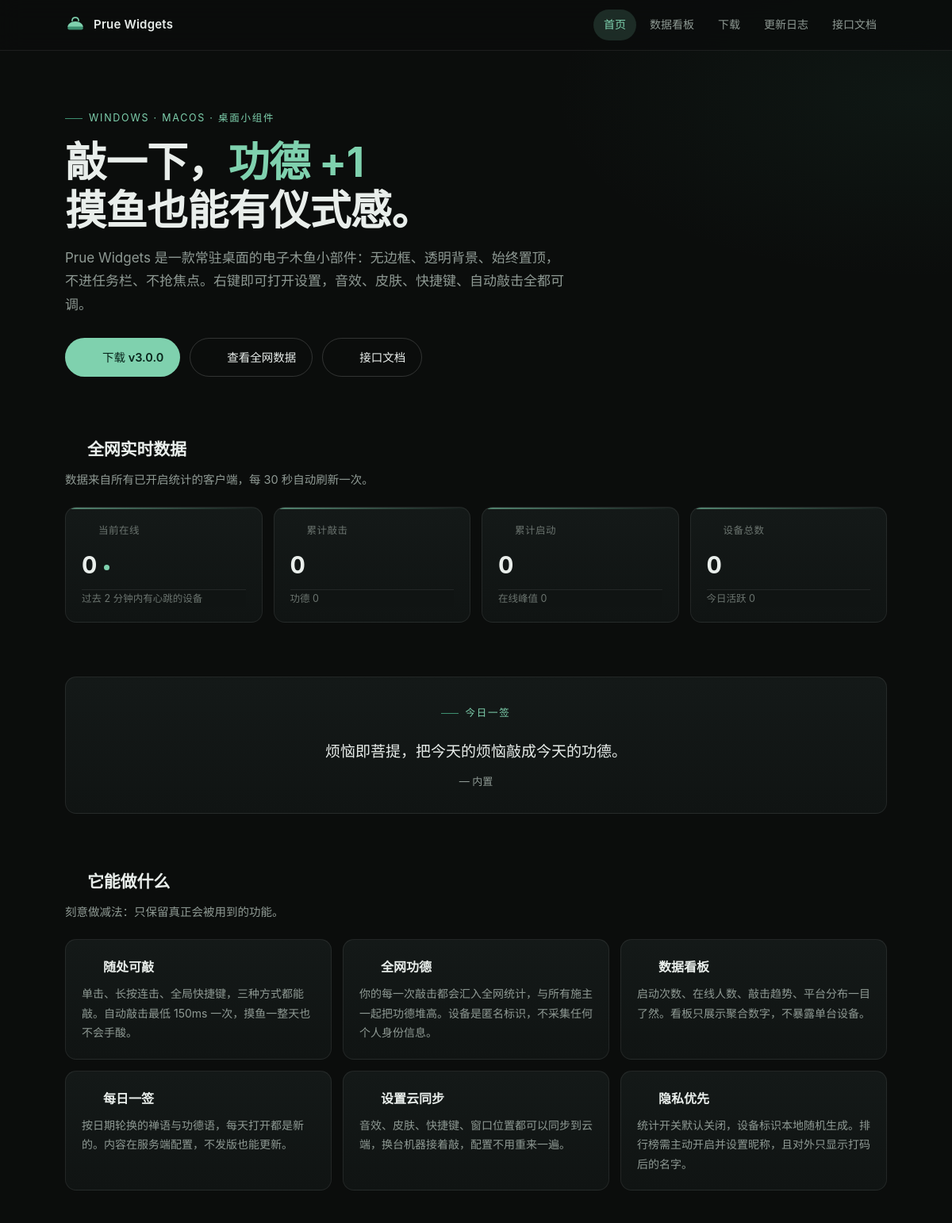
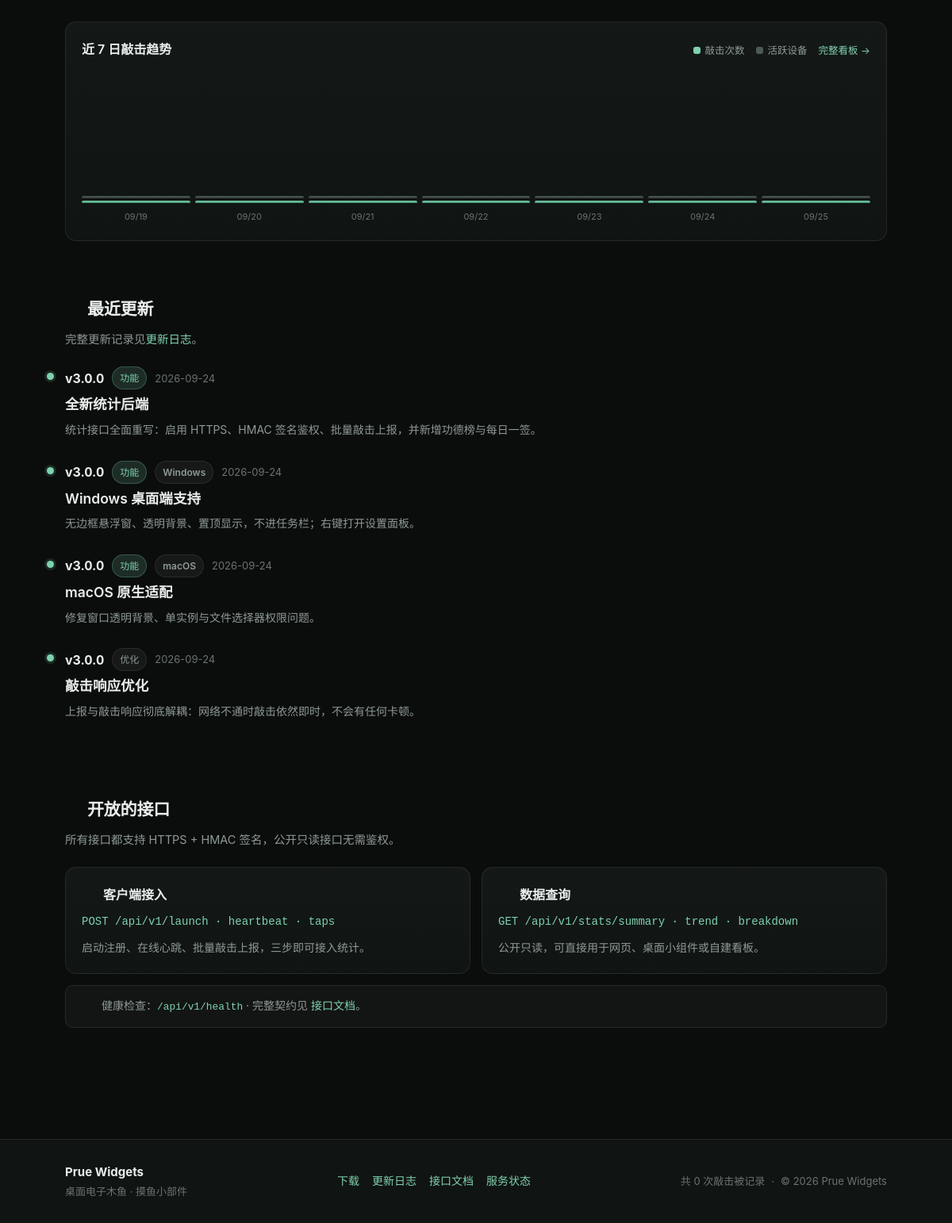
The page / on the database its author committed (2 pictures, top to bottom).
### tables this page shows
CREATE TABLE IF NOT EXISTS `app_releases` (
  `id` INT UNSIGNED NOT NULL AUTO_INCREMENT,
  `app_id` INT UNSIGNED NOT NULL,
  `platform` VARCHAR(16) NOT NULL COMMENT 'windows/macos/android/ios',
  `channel` VARCHAR(16) NOT NULL DEFAULT 'release' COMMENT 'release/beta',
  `version` VARCHAR(24) NOT NULL,
  `build_number` VARCHAR(24) NOT NULL DEFAULT '',
  `build_signature` VARCHAR(64) NOT NULL DEFAULT '',
  `appbuild` DATE NULL,
  `installer_store` VARCHAR(64) NOT NULL DEFAULT '' COMMENT '分发渠道，如 官网 / App Store',
  `newlog` TEXT COMMENT '该版本的更新说明',
  `download_url` VARCHAR(255) NOT NULL DEFAULT '',
  `file_size` BIGINT UNSIGNED NULL,
  `file_hash` VARCHAR(128) NOT NULL DEFAULT '' COMMENT 'sha256:xxxx',
  `min_supported_version` VARCHAR(24) NOT NULL DEFAULT '' COMMENT '低于此版本强制升级',
  `force_upgrade` TINYINT NOT NULL DEFAULT 0,
  `is_latest` TINYINT NOT NULL DEFAULT 0 COMMENT '同平台同渠道唯一',
  `published_at` DATETIME NOT NULL,
  `created_at` DATETIME NOT NULL,
  `updated_at` DATETIME NOT NULL,
  PRIMARY KEY (`id`),
  UNIQUE KEY `uk_release` (`app_id`,`platform`,`channel`,`version`),
  KEY `idx_latest` (`app_id`,`platform`,`channel`,`is_latest`)
);

CREATE TABLE IF NOT EXISTS `blessings` (
  `id` INT UNSIGNED NOT NULL AUTO_INCREMENT,
  `category` VARCHAR(24) NOT NULL DEFAULT 'zen' COMMENT 'zen 禅语 / merit 功德 / humor 摸鱼',
  `content` VARCHAR(255) NOT NULL,
  `source` VARCHAR(64) NOT NULL DEFAULT '',
  `weight` SMALLINT NOT NULL DEFAULT 1,
  `status` TINYINT NOT NULL DEFAULT 1,
  `created_at` DATETIME NOT NULL,
  PRIMARY KEY (`id`),
  KEY `idx_cat` (`category`,`status`)
);

CREATE TABLE IF NOT EXISTS `changelog_entries` (
  `id` INT UNSIGNED NOT NULL AUTO_INCREMENT,
  `app_id` INT UNSIGNED NOT NULL DEFAULT 0 COMMENT '0=全局',
  `release_id` INT UNSIGNED NULL,
  `version` VARCHAR(24) NOT NULL DEFAULT '',
  `platform` VARCHAR(16) NOT NULL DEFAULT 'all',
  `channel` VARCHAR(16) NOT NULL DEFAULT 'release',
  `kind` VARCHAR(12) NOT NULL DEFAULT 'feature' COMMENT 'feature/fix/improve/notice/breaking',
  `title` VARCHAR(128) NOT NULL DEFAULT '',
  `body` TEXT,
  `released_at` DATE NOT NULL,
  `published` TINYINT NOT NULL DEFAULT 1,
  `sort_weight` INT NOT NULL DEFAULT 0,
  `created_at` DATETIME NOT NULL,
  PRIMARY KEY (`id`),
  KEY `idx_date` (`released_at`),
  KEY `idx_pub` (`published`,`released_at`)
);

### app/view/components.php (the view, shortened to what the rows shown need)
<?php
function render_log_items(array $items, bool $timeline = true): string
{
    $kindLabel = [
        'feature' => ['功能', 'tag-jade'],
        'fix' => ['修复', 'tag-amber'],
        'improve' => ['优化', 'tag'],
        'notice' => ['公告', 'tag'],
        'breaking' => ['破坏性变更', 'tag-rose'],
    ];
    $html = $timeline ? '<div class="timeline">' : '<div>';
    foreach ($items as $item) {
        list($label, $cls) = $kindLabel[$item['kind'] ?? 'feature'] ?? ['更新', 'tag'];
        $html .= '<article class="log-item">';
        $html .= '<div class="log-head">';
        if (!empty($item['version'])) {
            $html .= '<span class="ver">v' . e($item['version']) . '</span>';
        }
        $html .= '<span class="tag ' . $cls . '">' . e($label) . '</span>';
        if (!empty($item['platform']) && $item['platform'] !== 'all') {
            $html .= '<span class="tag">' . e(platform_label($item['platform'])) . '</span>';
        }
        $html .= '<span class="date">' . e(date('Y-m-d', strtotime((string) $item['released_at']))) . '</span>';
        $html .= '</div>';
        $html .= '<h3 class="log-title">' . e($item['title']) . '</h3>';
        if (!empty($item['body'])) {
            $html .= '<div class="log-body">' . e($item['body']) . '</div>';
        }
        $html .= '</article>';
    }
    return $html . '</div>';
}

### index.php (shortened to what the rows shown need)
<?php
require_once __DIR__ . '/app/bootstrap.php';
require_once WID_APP_DIR . '/view/layout.php';
$logs = [];
$releases = [];
$blessing = null;
try {
    $appId = AppKey::defaultId();
    $logs = Changelog::forPublic($appId, null, 4);
    $releases = Release::latestAll($appId);
    $blessing = Content::blessingFor('web-' . sha1('wid|' . date('Y-m-d') . '|' . \Wid\Core\Http::ip()));
} catch (\Throwable $e) {
}
$primary = null;
foreach ($releases as $row) {
    if ($row['platform'] === 'windows' && $row['channel'] === 'release') {
        $primary = $row;
        break;
    }
}
$primary = $primary ?: ($releases[0] ?? null);
?>
<section class="hero">
  <h1>敲一下，<span class="accent">功德 +1</span><br>摸鱼也能有仪式感。</h1>
  <div class="hero-actions">
    <?php if ($primary): ?>
      <a class="btn btn-primary" href="<?= e($primary['download_url'] ?: '/download') ?>">
        <?= icon('download', 18) ?>下载 v<?= e($primary['version']) ?>
      </a>
    <?php endif; ?>
    <a class="btn btn-ghost" href="/dashboard"><?= icon('chart', 18) ?>查看全网数据</a>
    <a class="btn btn-ghost" href="/docs"><?= icon('code', 18) ?>接口文档</a>
  </div>
</section>
<section aria-labelledby="live-title">
  <h2 class="section-title" id="live-title"><?= icon('chart', 19) ?>全网实时数据</h2>
</section>
<?php if ($blessing): ?>
<section>
  <div class="card" id="blessing-box" style="text-align:center;padding:28px 22px">
    <div class="eyebrow" style="justify-content:center">今日一签</div>
    <p id="blessing-text" style="font-size:19px;line-height:1.9;color:var(--text);margin:6px 0 8px">
      <?= e($blessing['content']) ?>
    </p>
    <p id="blessing-source" class="dim mb-0" style="font-size:13px"><?= e($blessing['source'] ? '— ' . $blessing['source'] : '') ?></p>
  </div>
</section>
<?php endif; ?>
<section aria-labelledby="feat-title">
  <h2 class="section-title" id="feat-title"><?= icon('gift', 19) ?>它能做什么</h2>
</section>
<?php if ($logs): ?>
<section aria-labelledby="log-title">
  <h2 class="section-title" id="log-title"><?= icon('bell', 19) ?>最近更新</h2>
  <?= render_log_items($logs, false) ?>
</section>
<?php endif; ?>
<section aria-labelledby="api-title">
  <h2 class="section-title" id="api-title"><?= icon('code', 19) ?>开放的接口</h2>
</section>

### rows shown on the page
app_releases: version "3.0.0"
blessings: content "烦恼即菩提，把今天的烦恼敲成今天的功德。", source "— 内置"
changelog_entries: version "3.0.0", label "功能", released_at "2026-09-24", title "全新统计后端", body "统计接口全面重写：启用 HTTPS、HMAC 签名鉴权、批量敲击上报，并新增功德榜与每日一签。"
changelog_entries: version "3.0.0", label "功能", platform "Windows", released_at "2026-09-24", title "Windows 桌面端支持", body "无边框悬浮窗、透明背景、置顶显示，不进任务栏；右键打开设置面板。"
changelog_entries: version "3.0.0", label "功能", platform "macOS", released_at "2026-09-24", title "macOS 原生适配", body "修复窗口透明背景、单实例与文件选择器权限问题。"
changelog_entries: version "3.0.0", label "优化", released_at "2026-09-24", title "敲击响应优化", body "上报与敲击响应彻底解耦：网络不通时敲击依然即时，不会有任何卡顿。"

### other values the page prints
cfg('site.name') "Prue Widgets"
$label "首页"
$label "数据看板"
$label "下载"
$label "更新日志"
$label "接口文档"
$label "当前在线 累计敲击 累计启动 设备总数"
$value "0 0 0 0"
$foot "过去 2 分钟内有心跳的设备 功德 0 在线峰值 0 今日活跃 0"
date('m/d', strtotime((string) $row[$labelKey])) "09/19 09/20 09/21 09/22 09/23 09/24 09/25"
cfg('site.subtitle') "桌面电子木鱼 · 摸鱼小部件"
num($totalTaps) "0"
